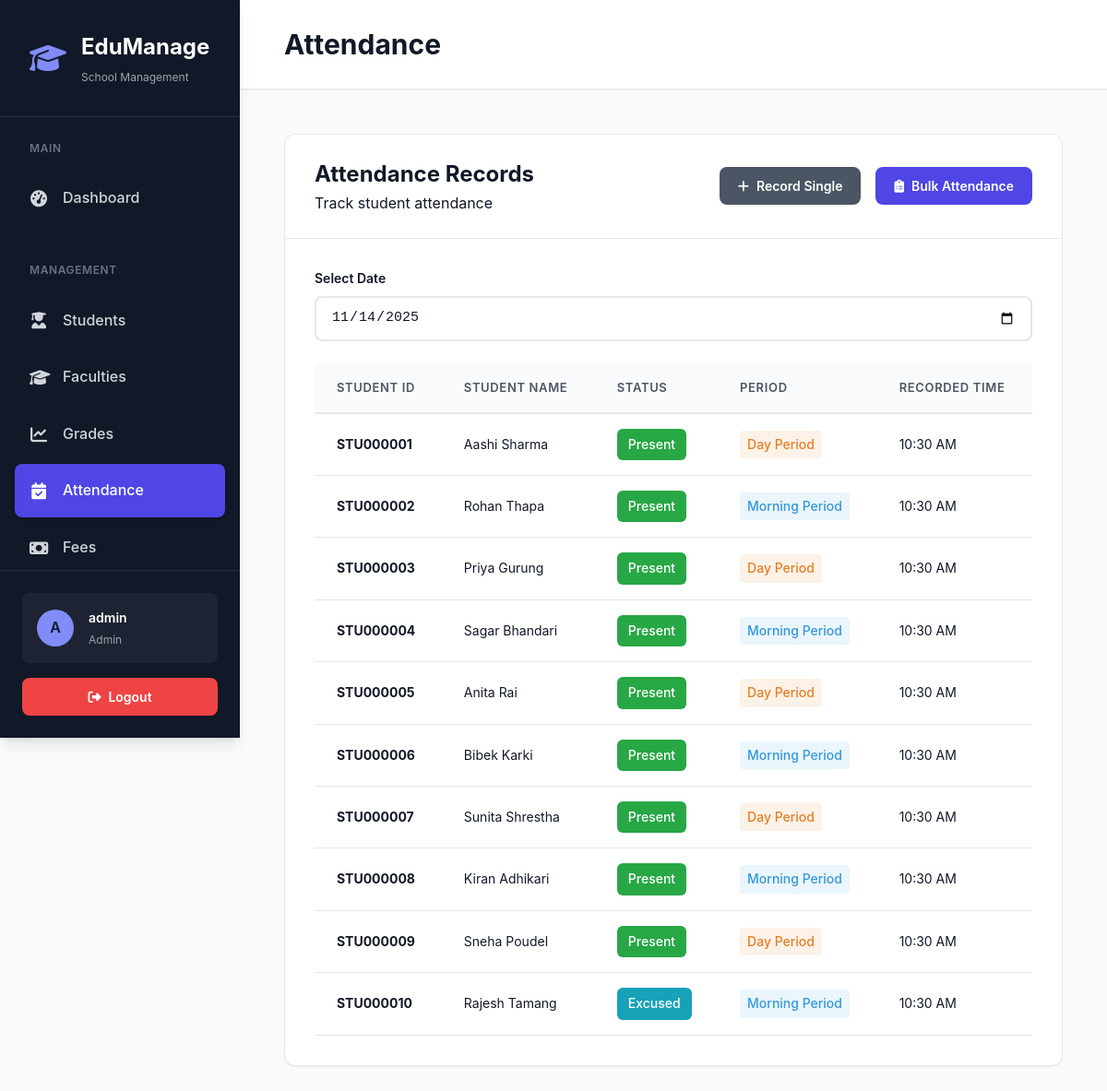
/attendance (signed in), run on an earlier commit of the app's database.
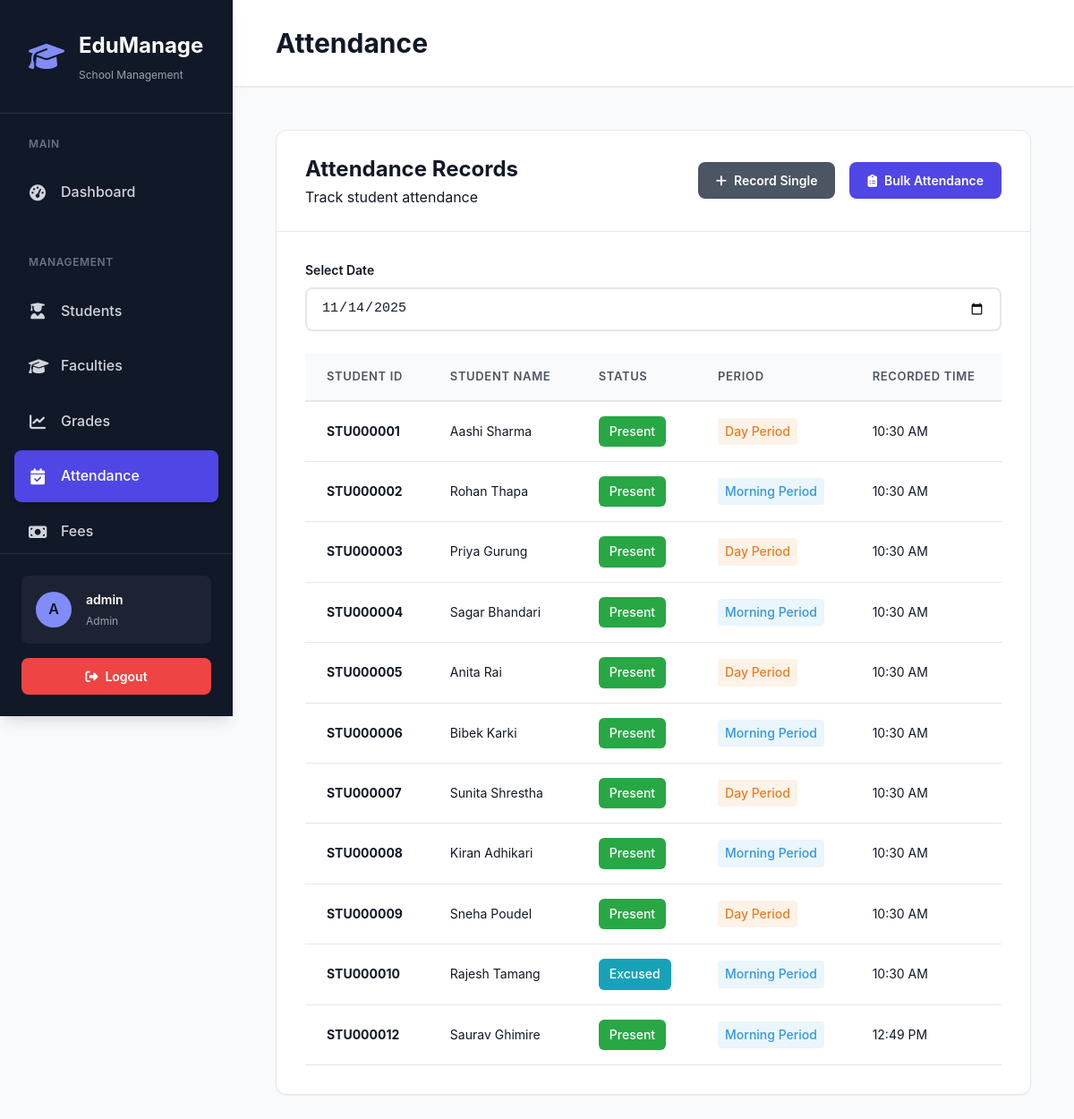
And on a later commit of the database.
### models.py (models this page shows, shortened)
class Attendance(db.Model):
    __tablename__ = 'attendance'
    __table_args__ = (
        Index('idx_attendance_student_date', 'student_id', 'date'),
        Index('idx_attendance_date', 'date'),
    )
    id = db.Column(db.Integer, primary_key=True)
    student_id = db.Column(db.Integer, db.ForeignKey('student.id'), nullable=False)
    date = db.Column(db.Date, nullable=False, index=True)
    status = db.Column(db.String(20), nullable=False)  # present, absent, late, excused
    period = db.Column(db.String(20))  # morning, afternoon, or specific period
    notes = db.Column(db.Text)
    recorded_by = db.Column(db.Integer, db.ForeignKey('user.id'))
    created_at = db.Column(db.DateTime, default=datetime.utcnow)
    updated_at = db.Column(db.DateTime, default=datetime.utcnow, onupdate=datetime.utcnow)

class Student(db.Model):
    __tablename__ = 'student'
    __table_args__ = (
        Index('idx_student_name', 'last_name', 'first_name'),
        Index('idx_student_status', 'status'),
        Index('idx_student_grade', 'grade_level'),
    )
    id = db.Column(db.Integer, primary_key=True)
    student_id = db.Column(db.String(20), unique=True, nullable=False, index=True)
    first_name = db.Column(db.String(50), nullable=False)
    last_name = db.Column(db.String(50), nullable=False)
    email = db.Column(db.String(120), unique=True, nullable=False, index=True)
    password_hash = db.Column(db.String(255))  # For student portal login
    phone = db.Column(db.String(20))
    date_of_birth = db.Column(db.Date, nullable=False)
    gender = db.Column(db.String(10), nullable=False)
    address = db.Column(db.Text)
    city = db.Column(db.String(50))
    state = db.Column(db.String(50))
    zip_code = db.Column(db.String(10))
    emergency_contact = db.Column(db.String(100))
    emergency_phone = db.Column(db.String(20))
    parent_email = db.Column(db.String(120))
    grade_level = db.Column(db.String(20), nullable=False)
    enrollment_date = db.Column(db.Date, default=datetime.utcnow)
    graduation_year = db.Column(db.Integer)
    status = db.Column(db.String(20), default='active', index=True)  # active, inactive, graduated, transferred
    gpa = db.Column(db.Float, default=0.0)
    photo_filename = db.Column(db.String(255))
    medical_info = db.Column(db.Text)  # Medical conditions or allergies
    notes = db.Column(db.Text)  # Additional notes
    created_at = db.Column(db.DateTime, default=datetime.utcnow)
    updated_at = db.Column(db.DateTime, default=datetime.utcnow, onupdate=datetime.utcnow)
    grades = db.relationship('Grade', backref='student', lazy='dynamic', cascade='all, delete-orphan')
    attendance_records = db.relationship('Attendance', backref='student', lazy='dynamic', cascade='all, delete-orphan')
    enrollments = db.relationship('Enrollment', backref='student', lazy='dynamic', cascade='all, delete-orphan')
    assignments = db.relationship('Assignment', backref='student', lazy='dynamic', cascade='all, delete-orphan')
    @property
    def full_name(self):
        return f"{self.first_name} {self.last_name}"

### app.py (the view)
@app.route('/attendance')
@login_required
@teacher_or_admin_required
def attendance():
    date_filter = request.args.get('date', datetime.now().date().isoformat())
    attendance_records = Attendance.query.filter_by(date=date_filter).all()
    students = Student.query.filter_by(status='active').all()
    return render_template('attendance/list.html',
                         attendance_records=attendance_records,
                         students=students,
                         selected_date=date_filter)

### app.py (called while the page is built, shortened)
@login_manager.user_loader
def load_user(user_id):
    return User.query.get(int(user_id))

def teacher_or_admin_required(f):
    @wraps(f)
    def decorated_function(*args, **kwargs):
        if not current_user.is_authenticated or current_user.role not in ['admin', 'teacher']:
            flash('Teacher or Administrator access required.', 'error')
            return redirect(url_for('dashboard'))
        return f(*args, **kwargs)
    return decorated_function

### templates/attendance/list.html (shortened to what this page needs)
{% extends 'base.html' %}
{% block page_title %}Attendance{% endblock %}
{% block content %}
<div class="content animate-fade-in-up">
    <div class="card">
        <div class="card-header">
            <div>
                <h2 class="card-title">Attendance Records</h2>
                <p class="text-secondary">Track student attendance</p>
            </div>
            <div style="display: flex; gap: 1rem;">
                <a href="{{ url_for('record_attendance') }}" class="btn btn-secondary">
                    <i class="fas fa-plus"></i> Record Single
                </a>
                <a href="{{ url_for('bulk_attendance') }}" class="btn btn-primary">
                    <i class="fas fa-clipboard-list"></i> Bulk Attendance
                </a>
            </div>
        </div>
        <div class="card-body">
            <div style="margin-bottom: 1.5rem;">
                <form method="GET" style="display: flex; gap: 1rem; align-items: end;">
                    <div class="form-group" style="margin: 0; flex: 1;">
                        <label class="form-label">Select Date</label>
                        <input type="date" name="date" class="form-control" value="{{ selected_date }}" onchange="this.form.submit()">
                    </div>
                </form>
            </div>
            {% if attendance_records %}
            <table class="table">
                <thead>
                    <tr>
                        <th>Student ID</th>
                        <th>Student Name</th>
                        <th>Status</th>
                        <th>Period</th>
                        <th>Recorded Time</th>
                    </tr>
                </thead>
                <tbody>
                    {% for record in attendance_records %}
                    <tr>
                        <td><strong>{{ record.student.student_id }}</strong></td>
                        <td>{{ record.student.full_name }}</td>
                        <td>
                            {% if record.status == 'present' %}
                                <span class="badge badge-success">Present</span>
                            {% elif record.status == 'absent' %}
                                <span class="badge badge-danger">Absent</span>
                            {% elif record.status == 'late' %}
                                <span class="badge badge-warning">Late</span>
                            {% else %}
                                <span class="badge badge-info">Excused</span>
                            {% endif %}
                        </td>
                        <td>
                            <span class="period-badge period-{{ record.period }}">
                                {{ record.period|title }} Period
                            </span>
                        </td>
                        <td>{{ record.created_at.strftime('%I:%M %p') }}</td>
                    </tr>
                    {% endfor %}
                </tbody>
            </table>
            {% endif %}
        </div>
    </div>
</div>
{% endblock %}

What changed in the data, as far as the page shows it:
added Attendance: student.student_id "STU000012", student.full_name "Saurav Ghimire", status "Present", period "Morning", created_at "12:49 PM"
